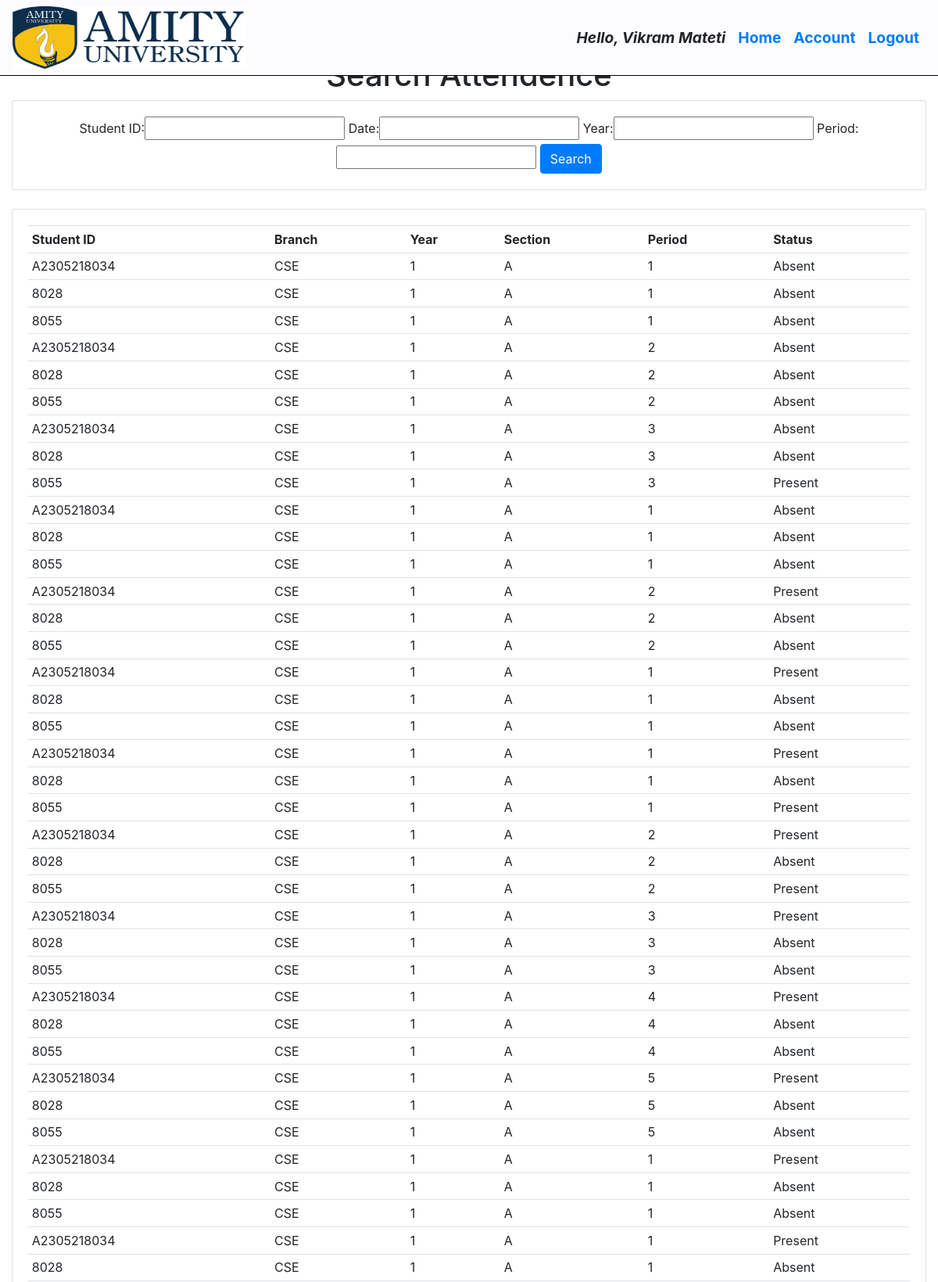
The app's page /searchattendence/ (signed in, upper part) with its own data.
### attendence_sys/models.py (models this page shows, shortened)
class Faculty(models.Model):
    user = models.OneToOneField(User, null = True, blank = True, on_delete= models.CASCADE)
    firstname = models.CharField(max_length=200, null=True, blank=True)
    lastname = models.CharField(max_length=200, null=True, blank=True)
    phone = models.CharField(max_length=200, null=True)
    email = models.CharField(max_length=200, null=True)
    profile_pic = models.ImageField(upload_to=user_directory_path ,null=True, blank=True)
    def __str__(self):
        return str(self.firstname + " " + self.lastname)

class Attendence(models.Model):
    Faculty_Name = models.CharField(max_length=200, null=True, blank=True)
    Student_ID = models.CharField(max_length=200, null=True, blank=True)
    date = models.DateField(auto_now_add = True, null = True)
    time = models.TimeField(auto_now_add=True, null = True)
    branch = models.CharField(max_length=200, null = True)
    year = models.CharField(max_length=200, null = True)
    section = models.CharField(max_length=200, null = True)
    period = models.CharField(max_length=200, null = True)
    status = models.CharField(max_length=200, null = True, default='Absent')

### attendence_sys/views.py (the view)
# urls.py: path('searchattendence/', views.searchAttendence, name='searchattendence'),
def searchAttendence(request):
    attendences = Attendence.objects.all()
    myFilter = AttendenceFilter(request.GET, queryset=attendences)
    attendences = myFilter.qs
    context = {'myFilter':myFilter, 'attendences': attendences, 'ta':False}
    return render(request, 'attendence_sys/attendence.html', context)

### attendence_sys/templates/attendence_sys/attendence.html (shortened to what this page needs)
{% extends 'attendence_sys/main.html' %}
{% block content %}
{% if ta == False %}
<center><h1>Search Attendence</h1></center>
<div class="row">
	<div class="col">
		<div class="card card-body">
			<center>
				<form method="get">
					{{myFilter.form}}
		    		<button class="btn btn-primary" type="submit">Search</button>
				</form>
			</center>
		</div>
	</div>
</div>
<br>
<div class="row">
	<div class="col-sm-12">
		<div class="card card-body">
			<table class="table table-sm">
				<tr>
					<th>Student ID</th>
					<th>Branch</th>
					<th>Year</th>
					<th>Section</th>
					<th>Period</th>
					<th>Status</th>
				</tr>
				{% for attendence in attendences %}
				<tr>
                    <td>{{ attendence.Student_ID }}</td>
					<td>{{ attendence.branch }}</td>
					<td>{{ attendence.year }}</td>
					<td>{{ attendence.section }}</td>
					<td>{{ attendence.period }}</td>
					<td>{{ attendence.status }}</td>
				</tr>
				{% endfor %}
			</table>
		</div>
	</div>
</div>
{% endif %}
{% endblock %}

### attendence_sys/templates/attendence_sys/navbar.html (shortened to what this page needs)
{% load static %}
<nav class="navbar navbar-expand-lg fixed-top">
 <img src="{% static 'images/R.jpg' %}" height="80px" width="300px">
  <div class="collapse navbar-collapse" id="navbarNav">
    <ul class="navbar-nav ml-auto">
      <li class="nav-item active">
        <span class="nav-link" style="font-size: larger;"><b><i>Hello, {{ request.user.faculty }}</i></b></span>
      </li>
      <li class="nav-item active">
        <a href="{% url 'home' %}" class="nav-link" style="font-size: larger;"><b>Home</b></a>
      </li>
      <li class="nav-item active">
        <a class="nav-link" href="{% url 'account' %}"style="font-size: larger;"><b>Account</b></a>
      </li>
      <li class="nav-item active">
        <a class="nav-link" href="{% url 'logout' %}"style="font-size: larger;"><b>Logout</b></a>
      </li>
    </ul>
  </div>
</nav>

### attendence_sys/templates/attendence_sys/main.html (style rules this page uses)
body, html { margin: 0; padding: 0; height: 100%; background-image: url("https://amity.edu/NSPG/CRIMEAN2019/assets/img/all/about.jpg"); background-repeat: no-repeat; background-size: 100% 200%; }

### attendence_sys/templates/attendence_sys/navbar.html (style rules this page uses)
.navbar { border-bottom: 1px solid black; background-color: rgb(252, 252, 254); }

### records on screen
Attendence: Student_ID "A2305218034", branch "CSE", year "1", section "A", period "1", status "Absent"
Attendence: Student_ID "8028", branch "CSE", year "1", section "A", period "1", status "Absent"
Attendence: Student_ID "8055", branch "CSE", year "1", section "A", period "1", status "Absent"
Attendence: Student_ID "A2305218034", branch "CSE", year "1", section "A", period "2", status "Absent"
Attendence: Student_ID "8028", branch "CSE", year "1", section "A", period "2", status "Absent"
Attendence: Student_ID "8055", branch "CSE", year "1", section "A", period "2", status "Absent"
Attendence: Student_ID "A2305218034", branch "CSE", year "1", section "A", period "3", status "Absent"
Attendence: Student_ID "8028", branch "CSE", year "1", section "A", period "3", status "Absent"
Attendence: Student_ID "8055", branch "CSE", year "1", section "A", period "3", status "Present"
Attendence: Student_ID "A2305218034", branch "CSE", year "1", section "A", period "1", status "Absent"
Attendence: Student_ID "8028", branch "CSE", year "1", section "A", period "1", status "Absent"
Attendence: Student_ID "8055", branch "CSE", year "1", section "A", period "1", status "Absent"
Attendence: Student_ID "A2305218034", branch "CSE", year "1", section "A", period "2", status "Present"
Attendence: Student_ID "8028", branch "CSE", year "1", section "A", period "2", status "Absent"
Attendence: Student_ID "8055", branch "CSE", year "1", section "A", period "2", status "Absent"
Attendence: Student_ID "A2305218034", branch "CSE", year "1", section "A", period "1", status "Present"
Attendence: Student_ID "8028", branch "CSE", year "1", section "A", period "1", status "Absent"
Attendence: Student_ID "8055", branch "CSE", year "1", section "A", period "1", status "Absent"
Attendence: Student_ID "A2305218034", branch "CSE", year "1", section "A", period "1", status "Present"
Attendence: Student_ID "8028", branch "CSE", year "1", section "A", period "1", status "Absent"
Attendence: Student_ID "8055", branch "CSE", year "1", section "A", period "1", status "Present"
Attendence: Student_ID "A2305218034", branch "CSE", year "1", section "A", period "2", status "Present"
Attendence: Student_ID "8028", branch "CSE", year "1", section "A", period "2", status "Absent"
Attendence: Student_ID "8055", branch "CSE", year "1", section "A", period "2", status "Present"
Attendence: Student_ID "A2305218034", branch "CSE", year "1", section "A", period "3", status "Present"
Attendence: Student_ID "8028", branch "CSE", year "1", section "A", period "3", status "Absent"
Attendence: Student_ID "8055", branch "CSE", year "1", section "A", period "3", status "Absent"
Attendence: Student_ID "A2305218034", branch "CSE", year "1", section "A", period "4", status "Present"
Attendence: Student_ID "8028", branch "CSE", year "1", section "A", period "4", status "Absent"
Attendence: Student_ID "8055", branch "CSE", year "1", section "A", period "4", status "Absent"
Attendence: Student_ID "A2305218034", branch "CSE", year "1", section "A", period "5", status "Present"
Attendence: Student_ID "8028", branch "CSE", year "1", section "A", period "5", status "Absent"
Attendence: Student_ID "8055", branch "CSE", year "1", section "A", period "5", status "Absent"
Attendence: Student_ID "A2305218034", branch "CSE", year "1", section "A", period "1", status "Present"
Attendence: Student_ID "8028", branch "CSE", year "1", section "A", period "1", status "Absent"
Attendence: Student_ID "8055", branch "CSE", year "1", section "A", period "1", status "Absent"
Attendence: Student_ID "A2305218034", branch "CSE", year "1", section "A", period "1", status "Present"
Attendence: Student_ID "8028", branch "CSE", year "1", section "A", period "1", status "Absent"

### other values on screen
{{ request.user.faculty }} "Vikram Mateti"
